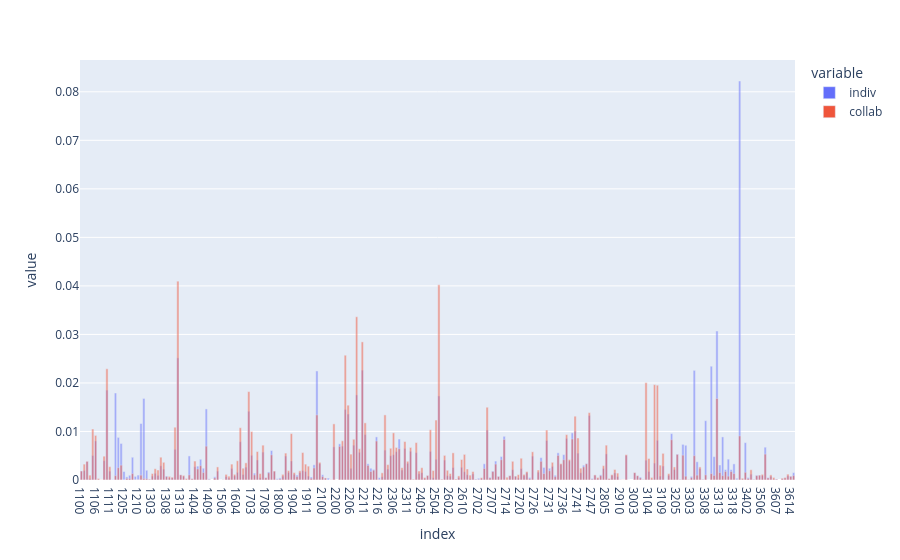

Notebook code for this chart:
### Code cell
country = "PL"
df_profile_country = pd.concat([
    df_prob_indiv.loc[country].to_frame("indiv"), df_prob_collab.loc[country].to_frame("collab")
])
px.bar(df_profile_country, x=df_profile_country.index, y=["indiv", "collab"], barmode="overlay")

### Figure 1 — Plotly figure (JSON) as saved in the notebook; plotly's stock layout.template omitted (floating-point values rounded to 4 significant figures; data arrays with more than 128 entries replaced by an {"elided": "..."} marker saying what was removed)
{"data": [{"hovertemplate": "variable=indiv<br>index=%{x}<br>value=%{y}<extra></extra>", "legendgroup": "indiv", "marker": {"color": "#636efa", "opacity": 0.5, "pattern": {"shape": ""}}, "name": "indiv", "orientation": "v", "showlegend": true, "textposition": "auto", "x": {"elided": "504 str values"}, "xaxis": "x", "y": {"elided": "504 float values"}, "yaxis": "y", "type": "bar"}, {"hovertemplate": "variable=collab<br>index=%{x}<br>value=%{y}<extra></extra>", "legendgroup": "collab", "marker": {"color": "#EF553B", "opacity": 0.5, "pattern": {"shape": ""}}, "name": "collab", "orientation": "v", "showlegend": true, "textposition": "auto", "x": {"elided": "504 str values"}, "xaxis": "x", "y": {"elided": "504 float values"}, "yaxis": "y", "type": "bar"}], "layout": {"xaxis": {"anchor": "y", "domain": [0.0, 1.0], "title": {"text": "index"}}, "yaxis": {"anchor": "x", "domain": [0.0, 1.0], "title": {"text": "value"}}, "legend": {"title": {"text": "variable"}, "tracegroupgap": 0}, "margin": {"t": 60}, "barmode": "overlay"}}
